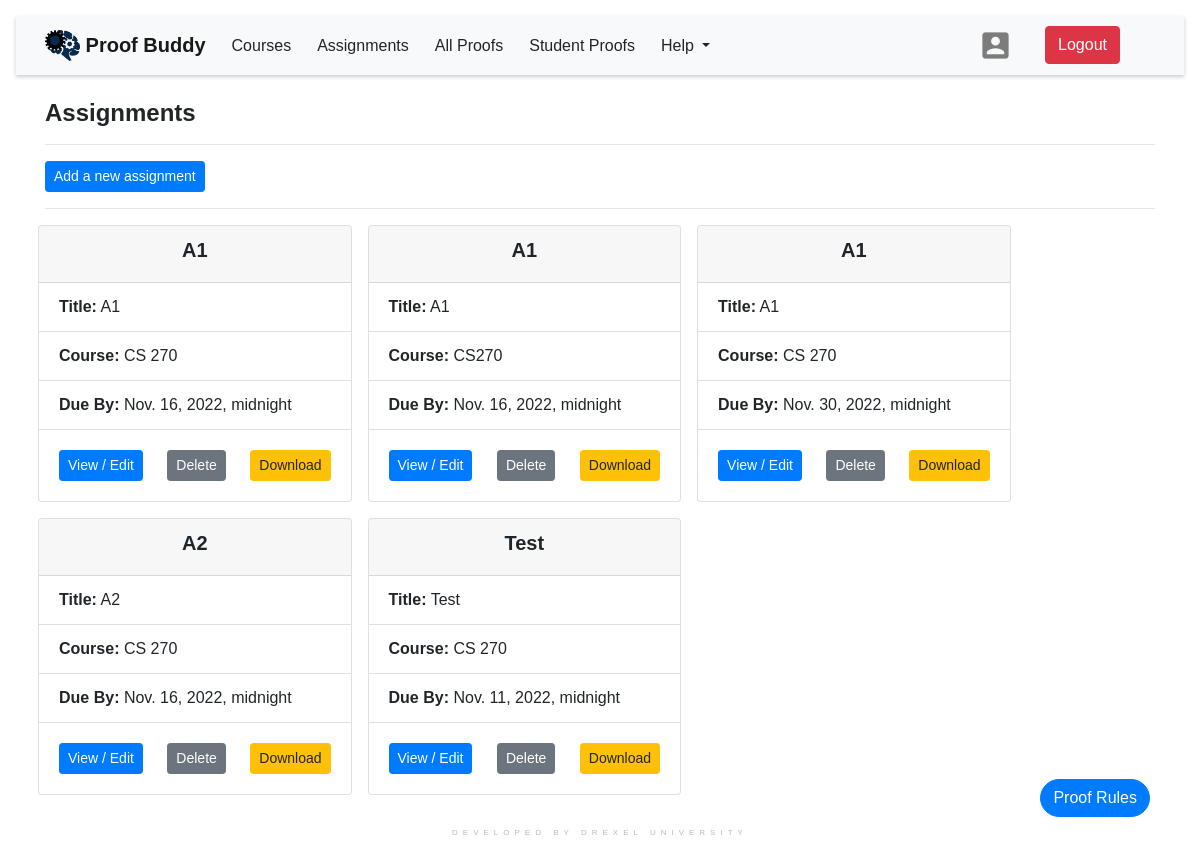
The page /assignments/ (signed in) on the database as committed earlier.
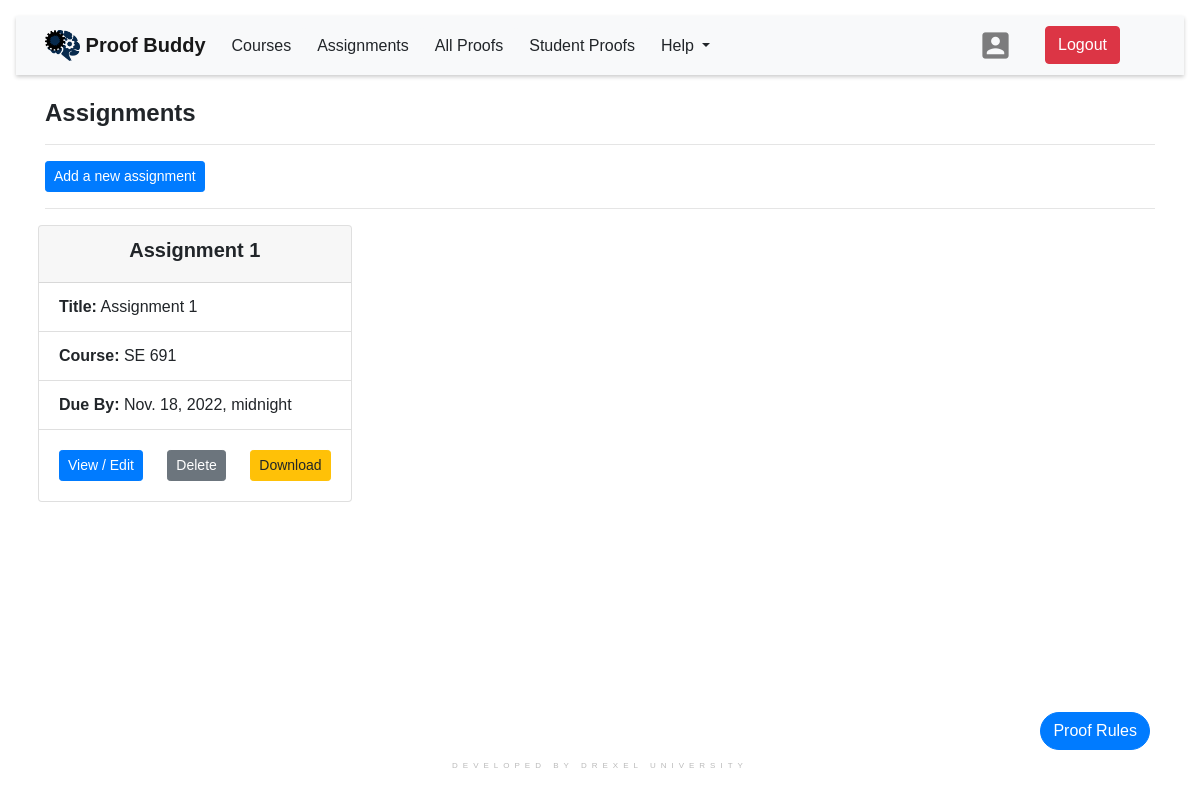
The same page on the database as committed later.
### proofchecker/models.py (models this page shows, shortened)
class Assignment(models.Model):
    title = models.CharField(max_length=255, null=True)
    created_by = models.ForeignKey(
        Instructor, on_delete=models.CASCADE, null=True)
    created_on = models.DateTimeField(auto_now_add=True)
    start_date = models.DateTimeField(null=True)
    due_by = models.DateTimeField()
    problems = models.ManyToManyField(Problem)
    course = models.ForeignKey(Course, on_delete=models.CASCADE)
    is_submitted = models.BooleanField(default=False)
    is_late_submitted = models.BooleanField(default=False)
    is_late_submitted_date = models.DateTimeField(null=True, blank=True)

### assignments/views.py (the view)
# urls.py: path("assignments/", views.all_assignments_view, name="all_assignments"),
@login_required
def all_assignments_view(request):
    if request.user.is_instructor:
        return instructor_assignments_view(request)
    elif request.user.is_student:
        return student_assignments_view(request)

### assignments/views.py (called while the page is built)
def instructor_assignments_view(request):
    cols = ['id','title', 'course__title', 'due_by']
    object_list = Assignment.objects.filter(created_by__user=request.user).values(*cols)
    for obj in object_list:
        obj['course'] = obj['course__title']
        obj.pop('course__title')
        assignment_delay_qs = AssignmentDelay.objects.filter(assignment_id=obj['id'], submission_date__isnull=True).exists()
        if assignment_delay_qs:
            obj.update({'submission': True})
        else:
            obj.update({'submission': False})
    print("object_list:", object_list)
    context = {
        "object_list": object_list,
    }
    return render(request, "assignments/instructor_assignments.html", context)

### assignments/templates/assignments/instructor_assignments.html (shortened to what this page needs)
{% extends 'proofchecker/base.html' %}
{% load static %}
{% block content %}
    <div class="container">
        <br>
        <h4><b>Assignments</b></h4>
        <hr>
        <a href="{% url 'add_assignment' %}" class="btn btn-primary btn-sm">Add a new assignment</a>
        <hr>
        <div class="row mt-3">
            {% for object in object_list %}
                <div class="card mx-2 mb-3" style="max-width: 20rem;">
                    <div class="card-header">
                        <h5 style="text-align: center"><b> {{ object.title }}</b></h5>
                    </div>
                    <ul class="list-group list-group-flush">
                        <li class="list-group-item"><b>Title:</b> {{ object.title }}</li>
                        <li class="list-group-item"><b>Course:</b> {{ object.course }}</li>
                        <li class="list-group-item"><b>Due By:</b> {{ object.due_by }}</li>
                    </ul>
                    <div class="card-body">
                        <a href="{% url 'assignment_details' object.id %}" class="card-link btn btn-primary btn-sm">
                            View / Edit</a>
                        <a href="{% url 'delete_assignment' object.id %}" class="card-link btn btn-secondary btn-sm">
                            Delete</a>
                        <a href="{% url 'get_csv_file' object.id %}" class="card-link btn btn-warning btn-sm">
                            Download</a>
                    </div>
                </div>
            {% endfor %}
        </div>
    </div>
{% endblock %}
{% block additionalFiles %}
    <link rel="stylesheet" type="text/css" href="{% static 'css/main.css' %}">
{% endblock %}

Rows that differ between the two databases and show on the page:
removed Assignment: title "A1", course "CS 270", due_by "Nov. 16, 2022, midnight"
removed Assignment: title "A1", course "CS270", due_by "Nov. 16, 2022, midnight"
removed Assignment: title "A1", course "CS 270", due_by "Nov. 30, 2022, midnight"
removed Assignment: title "A2", course "CS 270", due_by "Nov. 16, 2022, midnight"
removed Assignment: title "Test", course "CS 270", due_by "Nov. 11, 2022, midnight"
added Assignment: title "Assignment 1", course "SE 691", due_by "Nov. 18, 2022, midnight"
